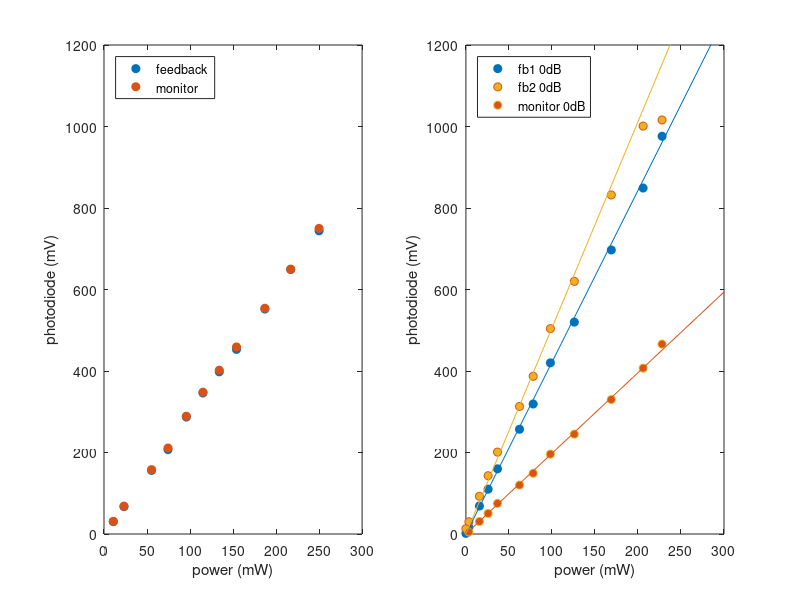

MATLAB code for this plot:

% Load the data
pd_data = load('phototiode.mat');
data2=pd_data.data2;
data=pd_data.data;

figure(1)
clf
co=get(gca,'colororder');
set(gcf,'color','w');
subplot(121);
plot(data(:,1),data(:,2),'o','markerfacecolor',co(1,:));
hold on
plot(data(:,1),data(:,3),'o','markerfacecolor',co(2,:));
xlabel('power (mW)');
ylabel('photodiode (mV)');

legend({'feedback','monitor'},'location','northwest');

xlim([0 300]);
ylim([0 1200]);

subplot(122);
plot(data2(:,1),data2(:,2),'o','markerfacecolor',co(1,:));
hold on
plot(data2(:,1),data2(:,3),'o','markerfacecolor',co(3,:));
plot(data2(:,1),data2(:,4),'o','markerfacecolor',co(2,:));

xlabel('power (mW)');
ylabel('photodiode (mV)');

xlim([0 300]);
ylim([0 1200]);

R_PDA20CS2 = mean([0.5701681 0.5870871]);
R_PDA36A2 = mean([0.404 0.329]);

pvec = linspace(0,1,10);

V2 = 1.32/228*pvec*R_PDA20CS2*1.51E3;
V1 = 1.1/228*pvec*R_PDA20CS2*1.51E3;
V3 = 1.03/288 *pvec* R_PDA36A2*1.51E3;

m1 = 1.1/228*R_PDA20CS2*1.51E3;
m2 = 1.32/228*R_PDA20CS2*4.75E3;
m3 = 1.03/288* R_PDA36A2*1.51E3;

% figure
plot(pvec*1000,1000*V1,'-','color',co(1,:))
plot(pvec*1000,1000*V2,'-','color',co(3,:))
plot(pvec*1000,1000*V3,'-','color',co(2,:))

legend({'fb1 0dB','fb2 0dB','monitor 0dB'},'location','northwest');
